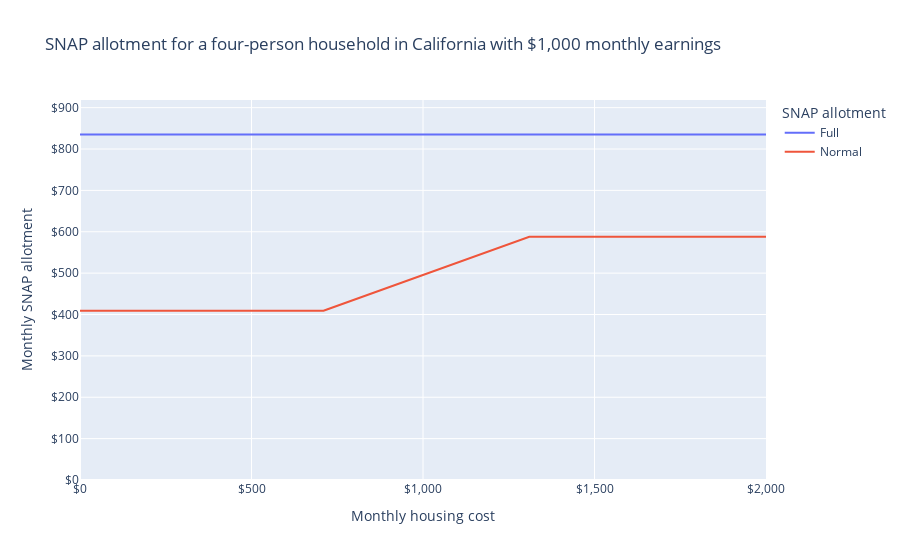

Write notebook code for a chart like this one.
### Markdown cell above
### How housing costs affect a four-person household's SNAP allotments

We can also visualize how other household characteristics affect SNAP allotments.
For example, what if we vary the housing costs of a four-person household with \$2,000 monthly income?

Their normal SNAP allotment is \$409 per month if their housing costs are less than \$720 per month. If they spend \$1,310 per month on housing, their normal allotment rises 44% to \$588 per month.

However, because their maximum allotment exceeds their normal allotment by at least \$95 regardless of their housing costs, they will receive the maximum allotment regardless of housing costs as a result of the emergency allotment.

### Code cell
sim_rent = IndividualSim(year=2022)
sim_rent.add_person(name="parent1", employment_income=1000 * 12)
sim_rent.add_person(name="parent2", employment_income=1000 * 12)
sim_rent.add_person(name="child1")
sim_rent.add_person(name="child2")
sim_rent.add_spm_unit(
    name="spm_unit",
    members=["parent1", "parent2", "child1", "child2"],
)

sim_rent.vary("housing_cost", max=2000 * 12, step=120)

rent_df_full = pd.DataFrame(
    dict(
        allotment="Full",
        housing_cost=sim_rent.calc("housing_cost")[0],
        snap=sim_rent.calc("snap")[0],
        housing_subsidy_rate=sim_rent.deriv("snap", "housing_cost"),
    )
)
rent_df_normal = pd.DataFrame(
    dict(
        allotment="Normal",
        housing_cost=sim_rent.calc("housing_cost")[0],
        snap=sim_rent.calc("snap_normal_allotment")[0],
        housing_subsidy_rate=sim_rent.deriv(
            "snap_normal_allotment", "housing_cost"
        ),
    )
)
rent_df = pd.concat([rent_df_full, rent_df_normal])
rent_df[["housing_cost", "snap"]] = (
    rent_df[["housing_cost", "snap"]] / 12
).round()

fig = px.line(
    rent_df,
    "housing_cost",
    "snap",
    color="allotment",
    labels=LABELS,
    title="SNAP allotment for a four-person household in California with $1,000 monthly earnings",
)
fig.update_layout(
    xaxis_tickformat="$,",
    yaxis_tickformat="$,",
    yaxis_range=[0, rent_df.snap.max() * 1.1],
)
fig.show()

### Figure 1 — Plotly figure (JSON) as saved in the notebook; plotly's stock layout.template omitted (floating-point values rounded to 4 significant figures; data arrays with more than 128 entries replaced by an {"elided": "..."} marker saying what was removed)
{"data": [{"hovertemplate": "SNAP allotment=Full<br>Monthly housing cost=%{x}<br>Monthly SNAP allotment=%{y}<extra></extra>", "legendgroup": "Full", "line": {"color": "#636efa", "dash": "solid"}, "marker": {"symbol": "circle"}, "mode": "lines", "name": "Full", "orientation": "v", "showlegend": true, "type": "scatter", "x": {"elided": "201 int values"}, "xaxis": "x", "y": {"elided": "201 int values"}, "yaxis": "y"}, {"hovertemplate": "SNAP allotment=Normal<br>Monthly housing cost=%{x}<br>Monthly SNAP allotment=%{y}<extra></extra>", "legendgroup": "Normal", "line": {"color": "#EF553B", "dash": "solid"}, "marker": {"symbol": "circle"}, "mode": "lines", "name": "Normal", "orientation": "v", "showlegend": true, "type": "scatter", "x": {"elided": "201 int values"}, "xaxis": "x", "y": {"elided": "201 int values"}, "yaxis": "y"}], "layout": {"legend": {"title": {"text": "SNAP allotment"}, "tracegroupgap": 0}, "title": {"text": "SNAP allotment for a four-person household in California with $1,000 monthly earnings"}, "xaxis": {"anchor": "y", "domain": [0, 1], "tickformat": "$,", "title": {"text": "Monthly housing cost"}}, "yaxis": {"anchor": "x", "domain": [0, 1], "range": [0, 918.5], "tickformat": "$,", "title": {"text": "Monthly SNAP allotment"}}}}
